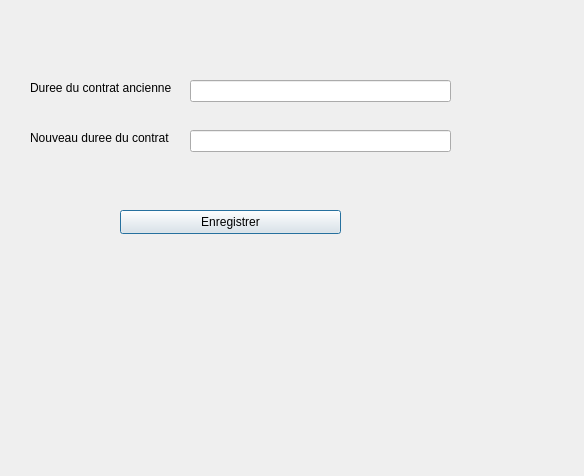
<?xml version="1.0" encoding="UTF-8"?>
<ui version="4.0">
 <class>modif</class>
 <widget class="QDialog" name="modif">
  <property name="geometry">
   <rect>
    <x>0</x>
    <y>0</y>
    <width>584</width>
    <height>476</height>
   </rect>
  </property>
  <property name="windowTitle">
   <string>Dialog</string>
  </property>
  <widget class="QLineEdit" name="ancienNom_LE">
   <property name="geometry">
    <rect>
     <x>190</x>
     <y>80</y>
     <width>261</width>
     <height>22</height>
    </rect>
   </property>
  </widget>
  <widget class="QLabel" name="label">
   <property name="geometry">
    <rect>
     <x>30</x>
     <y>80</y>
     <width>151</width>
     <height>16</height>
    </rect>
   </property>
   <property name="text">
    <string>Duree du contrat ancienne </string>
   </property>
  </widget>
  <widget class="QPushButton" name="pushButton">
   <property name="geometry">
    <rect>
     <x>120</x>
     <y>210</y>
     <width>221</width>
     <height>24</height>
    </rect>
   </property>
   <property name="text">
    <string>Enregistrer</string>
   </property>
  </widget>
  <widget class="QLabel" name="label_2">
   <property name="geometry">
    <rect>
     <x>30</x>
     <y>130</y>
     <width>151</width>
     <height>16</height>
    </rect>
   </property>
   <property name="text">
    <string>Nouveau duree du contrat </string>
   </property>
  </widget>
  <widget class="QLineEdit" name="nouvelleDureeContrat_LE">
   <property name="geometry">
    <rect>
     <x>190</x>
     <y>130</y>
     <width>261</width>
     <height>22</height>
    </rect>
   </property>
  </widget>
 </widget>
 <resources/>
 <connections/>
</ui>
